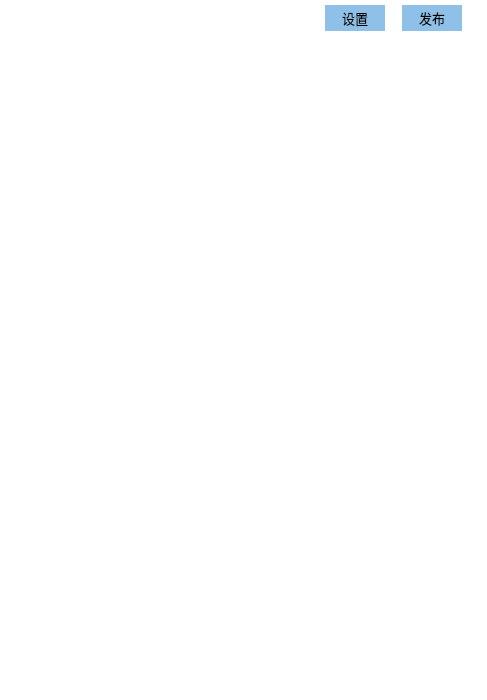
<?xml version="1.0" encoding="UTF-8"?>
<ui version="4.0">
 <class>PyqWidget</class>
 <widget class="QWidget" name="PyqWidget">
  <property name="geometry">
   <rect>
    <x>0</x>
    <y>0</y>
    <width>487</width>
    <height>700</height>
   </rect>
  </property>
  <property name="minimumSize">
   <size>
    <width>487</width>
    <height>700</height>
   </size>
  </property>
  <property name="maximumSize">
   <size>
    <width>487</width>
    <height>700</height>
   </size>
  </property>
  <property name="windowTitle">
   <string>PyqWidget</string>
  </property>
  <property name="styleSheet">
   <string notr="true">border: 0px;
background-color: #ffffff;</string>
  </property>
  <widget class="QPushButton" name="m_publishPushButton">
   <property name="geometry">
    <rect>
     <x>402</x>
     <y>5</y>
     <width>60</width>
     <height>26</height>
    </rect>
   </property>
   <property name="font">
    <font>
     <pointsize>10</pointsize>
    </font>
   </property>
   <property name="styleSheet">
    <string notr="true">background-color: #8fc0e7;</string>
   </property>
   <property name="text">
    <string>发布</string>
   </property>
  </widget>
  <widget class="QPushButton" name="m_settingPushButton">
   <property name="geometry">
    <rect>
     <x>325</x>
     <y>5</y>
     <width>60</width>
     <height>26</height>
    </rect>
   </property>
   <property name="font">
    <font>
     <pointsize>10</pointsize>
    </font>
   </property>
   <property name="styleSheet">
    <string notr="true">background-color: #8fc0e7;</string>
   </property>
   <property name="text">
    <string>设置</string>
   </property>
  </widget>
  <widget class="QScrollArea" name="m_scrollArea">
   <property name="geometry">
    <rect>
     <x>0</x>
     <y>45</y>
     <width>487</width>
     <height>655</height>
    </rect>
   </property>
   <property name="widgetResizable">
    <bool>true</bool>
   </property>
   <widget class="QWidget" name="scrollAreaWidgetContents">
    <property name="geometry">
     <rect>
      <x>0</x>
      <y>0</y>
      <width>487</width>
      <height>655</height>
     </rect>
    </property>
   </widget>
  </widget>
 </widget>
 <resources/>
 <connections/>
</ui>
